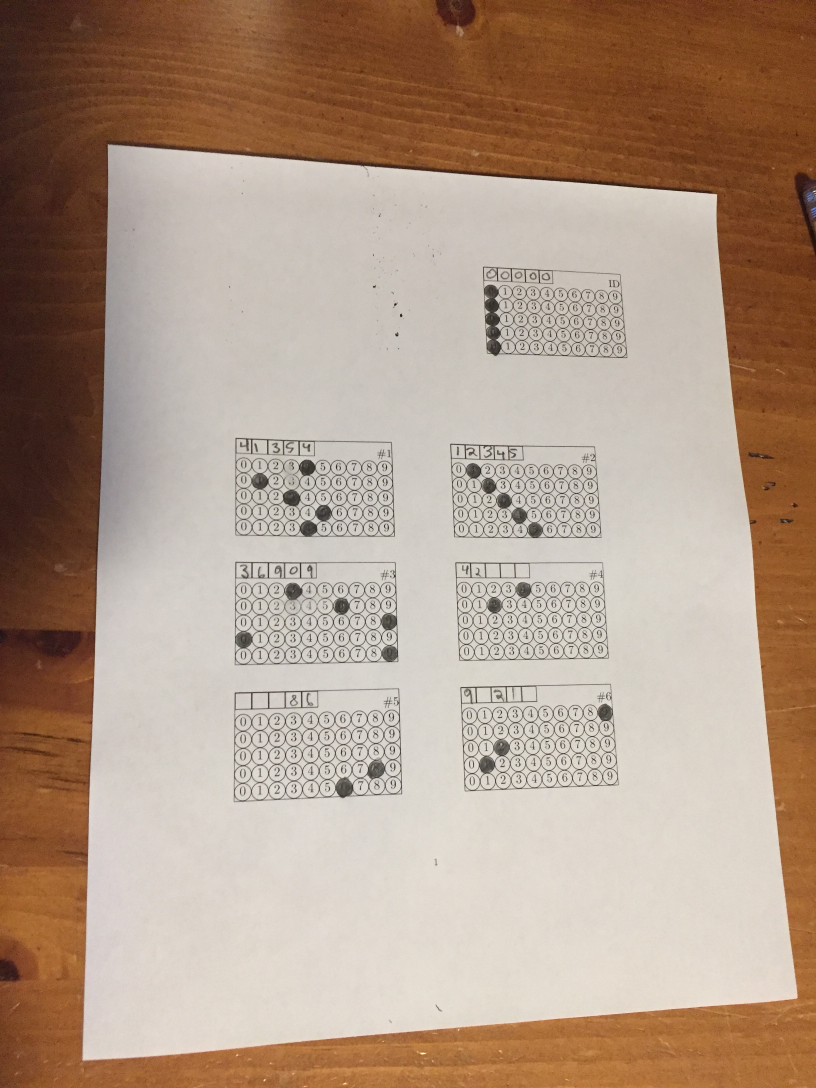
#> input picture Test2Pic.JPG, 2448 x 3264 px (shown at 1/3 size)
$ python GTHSMCScanner.py --image Test2Pic.JPG   (older library calls are emulated)
#> lines starting #> are read from the running program, lines starting #| are printed output that depends on the picture; after the words box and inside, x2 and y2 are one past the last pixel; in counts of white or black regions, pixels touching at a corner belong together
from imutils.perspective import four_point_transform
from imutils import contours
import numpy as np
import argparse
import imutils
import cv2
import math
import pandas

MBE = 18
isScanned = False

def showImage(img,imgName="Image",resizeFactor=1):
    res = cv2.resize(img,None,fx=resizeFactor, fy=resizeFactor, interpolation = cv2.INTER_AREA)
    cv2.imshow(imgName,res)
    cv2.waitKey(0)
    cv2.destroyAllWindows()

class Paper(object):

    def __init__(self,imgPath):
#> called with imgPath = 'Test2Pic.JPG'
        self.image = cv2.imread(imgPath,0)
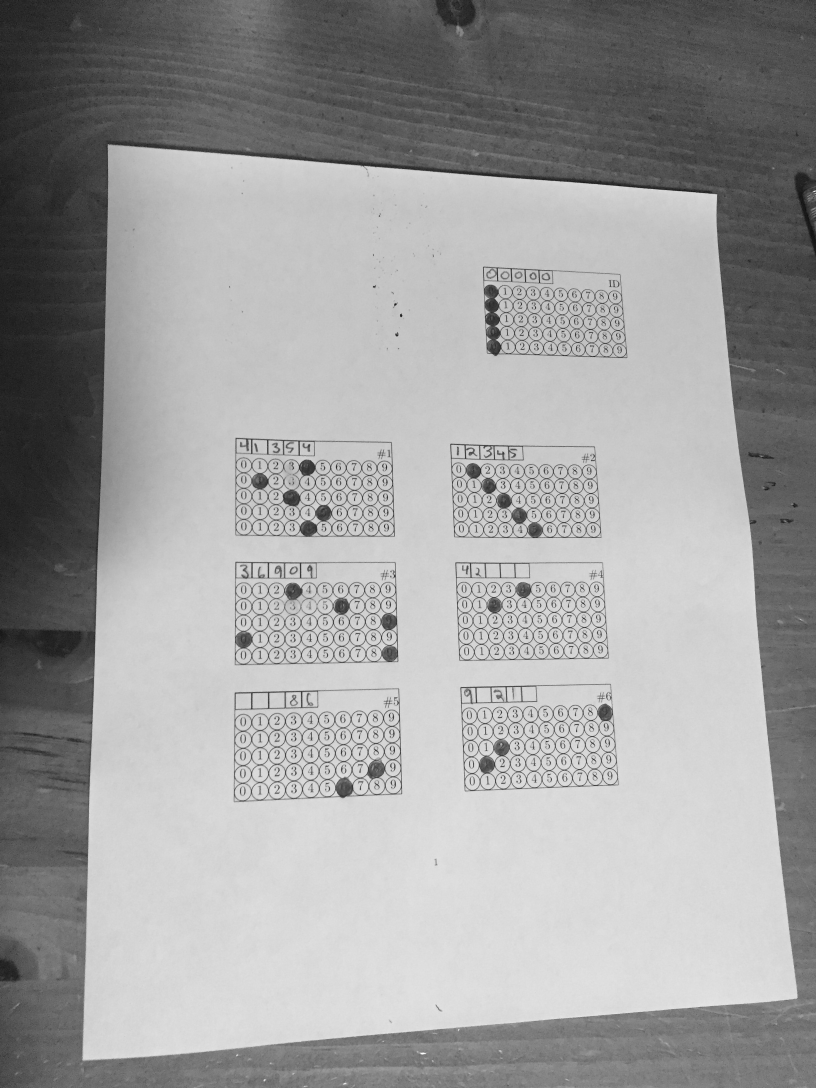
#> self.image: shape (3264, 2448) (shown at 1/3 size); min 1, max 255, mean 158.5
        self.gray = self.image #cv2.cvtColor(self.image, cv2.COLOR_BGR2GRAY)
        blurred = cv2.GaussianBlur(self.gray, (5, 5), 0)
        self.edged = cv2.Canny(blurred, 75, 200)
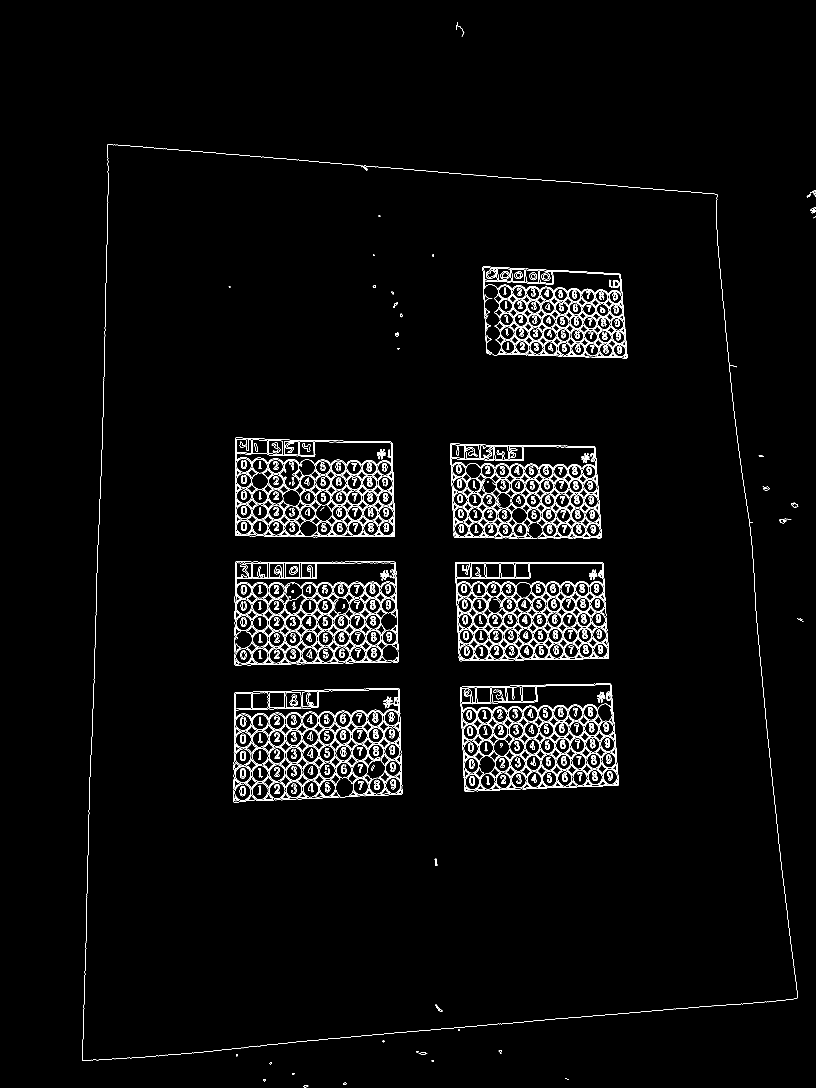
#> self.edged: shape (3264, 2448) (shown at 1/3 size); 2.1% white in thin lines or dots, all inside (x1, y1, x2, y2) = (246, 66, 2448, 3262)

    def transformPaper(self):
        cnts = cv2.findContours(self.edged.copy(),cv2.RETR_EXTERNAL,cv2.CHAIN_APPROX_SIMPLE)
#> cnts = 32 contours, 25 with area under 20; largest, box (x1, y1, x2, y2) and area: (246, 432, 2393, 3183) 5098754, (1256, 3157, 1282, 3164) 77, (1029, 3248, 1040, 3254) 36, (790, 3237, 798, 3245) 26, (1295, 3180, 1302, 3186) 21, (2373, 1508, 2395, 1523) 20, (877, 3219, 884, 3225) 20
        cnts = cnts[0] if imutils.is_cv2() else cnts[1]

        docCnt = None
        foundDoc = False

        w,h = self.image.shape[:2]
#> w = 3264; h = 2448

        if len(cnts) > 0:
            cnts = sorted(cnts,key=cv2.contourArea,reverse = True)
            for c in cnts:
                peri = cv2.arcLength(c,True)
                approx = cv2.approxPolyDP(c,0.02*peri,True)

                if len(approx) == 4 and cv2.contourArea(c) > 0.4*(w*h):
                    docCnt = approx
                    foundDoc = True
                    break
#> this loop made 1 pass
#> (peri, docCnt, foundDoc) on pass 1: (9609.5, [[324, 432], [246, 3180], [2389, 2996], [2151, 583]], True)

        if not(foundDoc):
            raise Exception("Outline for Document not Found!")

        paper = four_point_transform(self.image, docCnt.reshape(4, 2))
        self.transformed = four_point_transform(self.gray, docCnt.reshape(4, 2))

        h,w = self.transformed.shape[:2]
#> h = 2749; w = 2150
        if w > h:
            self.transformed = imutils.rotate_bound(self.transformed,90)
        #showImage(self.transformed,"Transformed",0.3)
        #showImage(self.transformed)

        return self.transformed


    def applyStruct(self, csvPath):
        transImage = []
        if(not isScanned):
            transImage = self.transformPaper()
        else:
            transImage = self.image
        #showImage(transImage)
        df = pandas.read_csv(csvPath, header=None)
#> (reads QuestionBoxBounds.csv from the repository)
        newPaper = cv2.resize(transImage, (df[1][0], df[0][0]), interpolation=cv2.INTER_CUBIC)
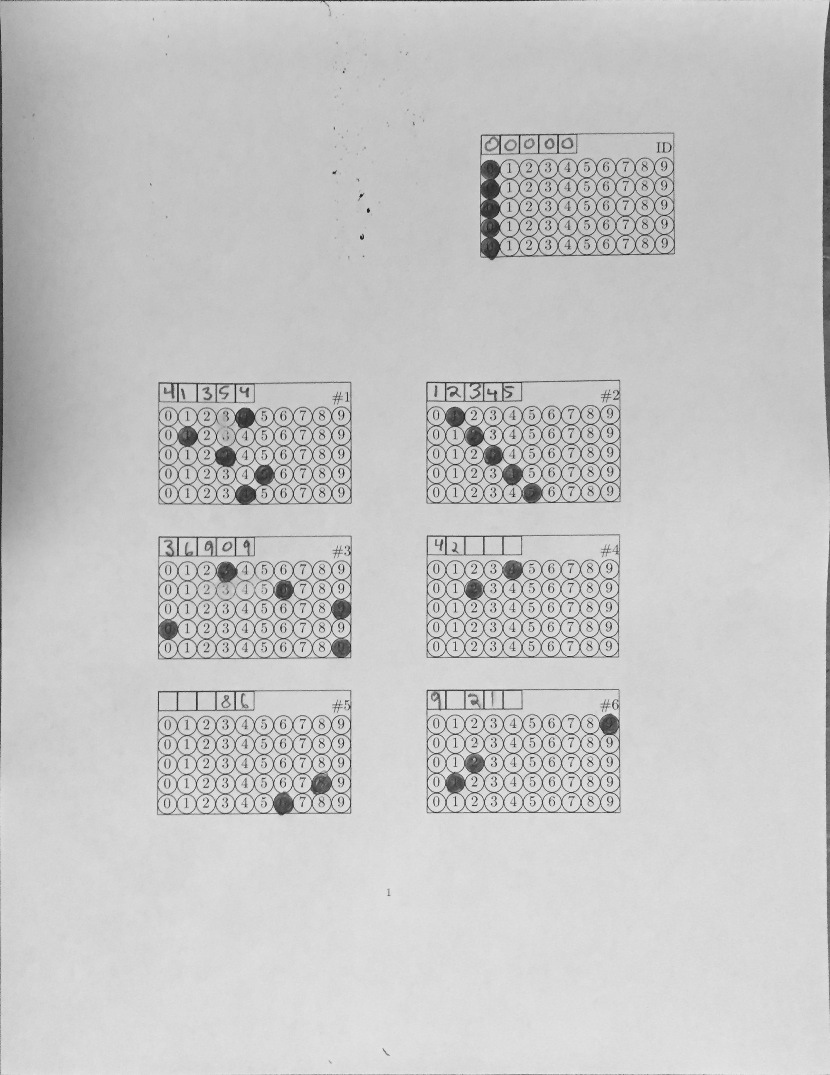
#> newPaper: shape (1075, 830); min 13, max 235, mean 198.4
        self.qBoxes = []
        for i in range(1,len(df[0])):
            startX = df[0][i]
            startY = df[1][i]
            endX = df[2][i]
            endY = df[3][i]
            im = newPaper[startY - MBE:endY + MBE, startX - MBE:endX + MBE]
            #h,w = im.shape[:2]

            #im = cv2.resize(im,(w*2,h*2),interpolation=cv2.INTER_CUBIC)
            m = QuestionBox(im,i-1)
            self.qBoxes.append(m)
            answer = m.gradeBox()
            print(answer)
#> this loop made 7 passes
#> answer on passes 1 to 7: 0, 41354, 12345, 36909, 42, 86, 921
#| 0
#| 41354
#| 12345
#| 36909
#| 42
#| 86
#| 921
#> pass 1, in applyStruct, `im = newPaper[startY - MBE:endY + MBE, startX - MBE:endX + MBE]`:
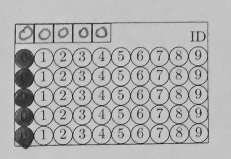
#> im: shape (159, 231); min 13, max 214, mean 175.3
#> pass 1, in __init__, `self.thresh = cv2.threshold(self.image, 0,255, cv2.THRESH_BINARY_INV |..`:
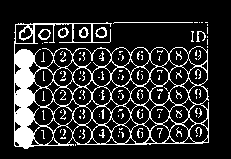
#> self.thresh: shape (159, 231); 17.1% white; 124 white regions (101 under 20 px), largest, box (x1, y1, x2, y2) and area: (14, 22, 209, 149) 4919, (113, 22, 193, 24) 80, (95, 27, 107, 38) 58
#> pass 2, in __init__ (call 2), `self.thresh = cv2.threshold(self.image, 0,255, cv2.THRESH_BINARY_INV |..`:
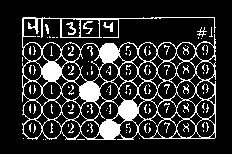
#> self.thresh: shape (154, 232); 17.7% white; 121 white regions (104 under 20 px), largest, box (x1, y1, x2, y2) and area: (22, 17, 216, 140) 5080, (66, 22, 76, 35) 53, (83, 21, 93, 34) 47
#> after the loop:
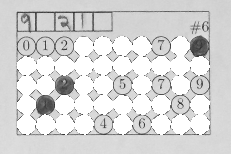
#> im: shape (154, 231); min 45, max 255, mean 214.9
#> after the loop, self.qBoxes = 7 items


class QuestionBox(object):
    def __init__(self, img,ID):
        self.image = img
        self.thresh = cv2.threshold(self.image, 0,255, cv2.THRESH_BINARY_INV | cv2.THRESH_OTSU)[1]
        self.ID = ID

    def gradeBox(self):
        bubbleRows = self.findBubbles()
        answerList  = []
        for b in bubbleRows:
            nums = []
            hasBubbled = False
            i = 0
            for c in b:
                total = cv2.countNonZero(c)
                if total > 220:
                    if hasBubbled:
                        print("Multiple Bubbles Detected! Number: "+str(self.ID))
                    else:
                        nums.append(i)
                        hasBubbled = True
                i += 1
            if len(nums) > 0:
                answerList.append(nums[0])
        s = ""
        for i in answerList:
            s += str(i)
        return int(s)

    def findBubbles(self):
        cnts = cv2.findContours(self.thresh.copy(), cv2.RETR_TREE, cv2.CHAIN_APPROX_SIMPLE)
        cnts = cnts[0] if imutils.is_cv2() else cnts[1]
        circles = []
        boxCnt = cnts[0]
        for c in cnts:
            (x,y,w,h) = cv2.boundingRect(c)
            ar = w/float(h)
            if(cv2.contourArea(c) > cv2.contourArea(boxCnt)):
                boxCnt = c
            peri = cv2.arcLength(c, True)
            approx = cv2.approxPolyDP(c, 0.02 * peri, True)
            c = approx
            if w >= 12 and h >= 12 and ar >= 0.85 and ar <= 1.15 and cv2.isContourConvex(c) and len(approx) > 7:
                circles.append(c)
                #cv2.drawContours(self.image,[c],0,(255,255,0),-1)
                #showImage(self.image)

        cv2.drawContours(self.image, circles, -1, (255,255,0), -1)
        #showImage(self.image, "Box", 1)

        bubbleRows = self.separateRows(circles)
        estimatedBubbleRows = self.estimateRows(bubbleRows,cv2.boundingRect(boxCnt))
        #showImage(estimatedBubbleRows[0][3], "Box", 1)

        return estimatedBubbleRows

    def separateRows(self,circ):
        bounds = [cv2.boundingRect(c) for c in circ]
        w = np.mean([b[2] for b in bounds])
        h = np.mean([b[3] for b in bounds])

        bounds.sort(key=lambda bounds:bounds[1])
        groups = [[]]
        i = 0
        currY = bounds[0][1]
        for b in bounds:
            if abs(b[1]-currY <= h/4):
                groups[i].append(b)
            else:
                groups.append([])
                i += 1
                groups[i].append(b)
                currY = b[1]

        """
        for g in groups:
            if len(g) < 4:
                groups.remove(g)
        """
        #print(str(len(groups))+" rows found!")
        """
        rows = [[]]
        for g in groups:
            for c in g:
                rows[-1].append(self.image[c[1]:c[1]+c[3], c[0]:c[0]+c[2]])
            rows.append([])
        return rows
        """
        return groups

    def estimateRows(self,bR,rect):
        h,w = self.image.shape
        initX = rect[0]
        estB = []
        for r in bR:
            w = np.mean([x[2] for x in r])
            h = np.mean([y[3] for y in r])
            y = np.mean([z[1] for z in r])

            m = []
            for i in range(0,10):
                m.append((initX+w*i,y,w,h))
            estB.append(m)

        est = []
        for a in estB:
            m = []
            for b in a:
                (e,f,g,h) = b
                e = int(e)
                f = int(f)
                g = int(g)
                h = int(h)
                m.append(self.thresh[f:f+h,e:e+g])
            est.append(m)


        return est


ap = argparse.ArgumentParser()
ap.add_argument("-i", "--image", required=True,
	help="Path to the input image")
args = vars(ap.parse_args())
m = Paper(args["image"])
m.applyStruct("QuestionBoxBounds.csv")
